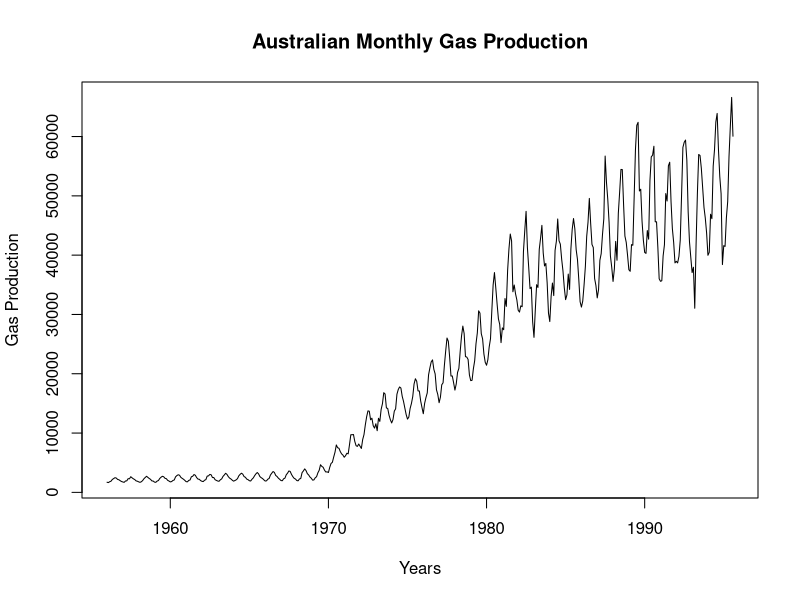
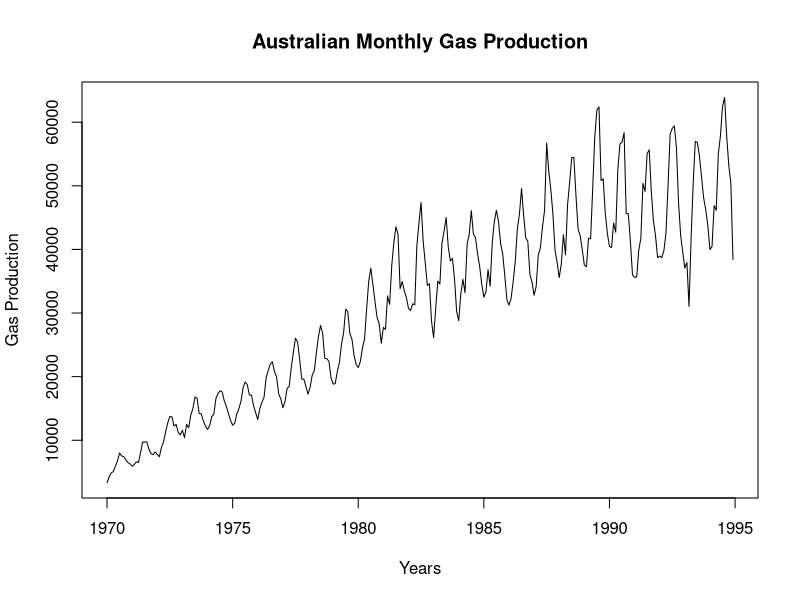
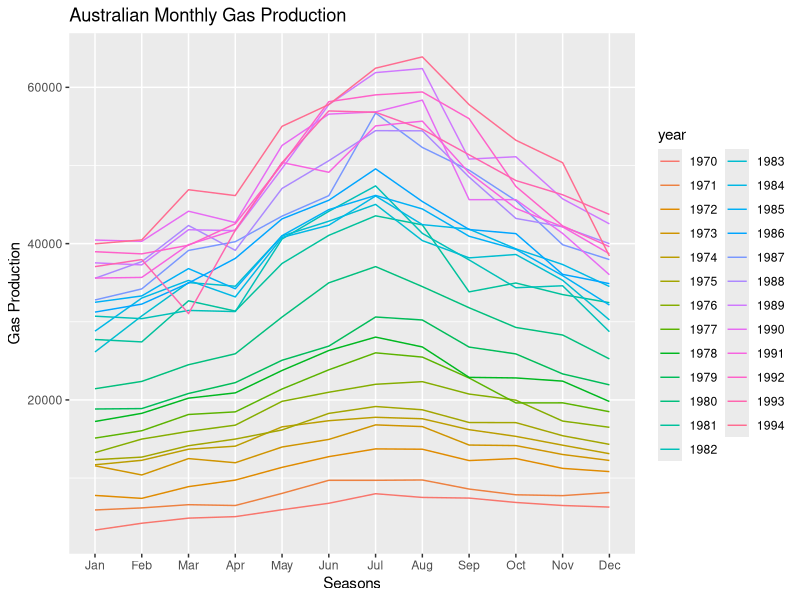
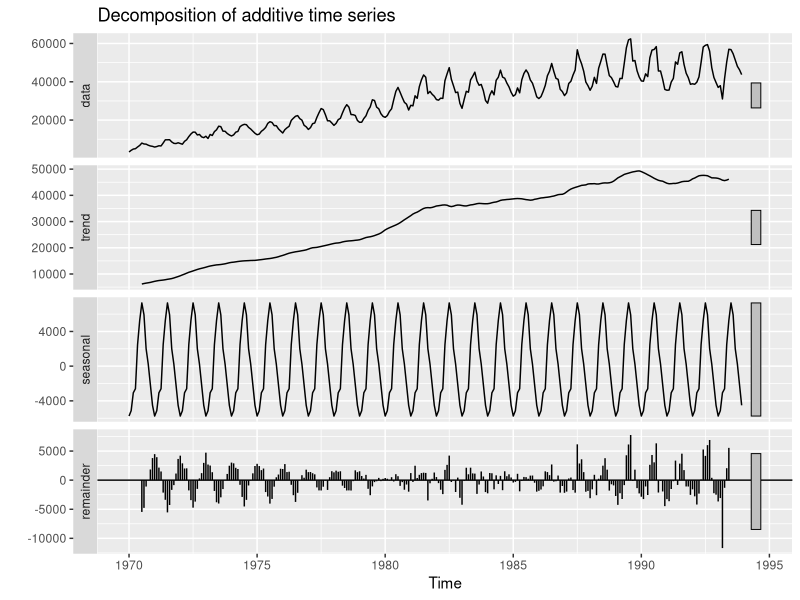
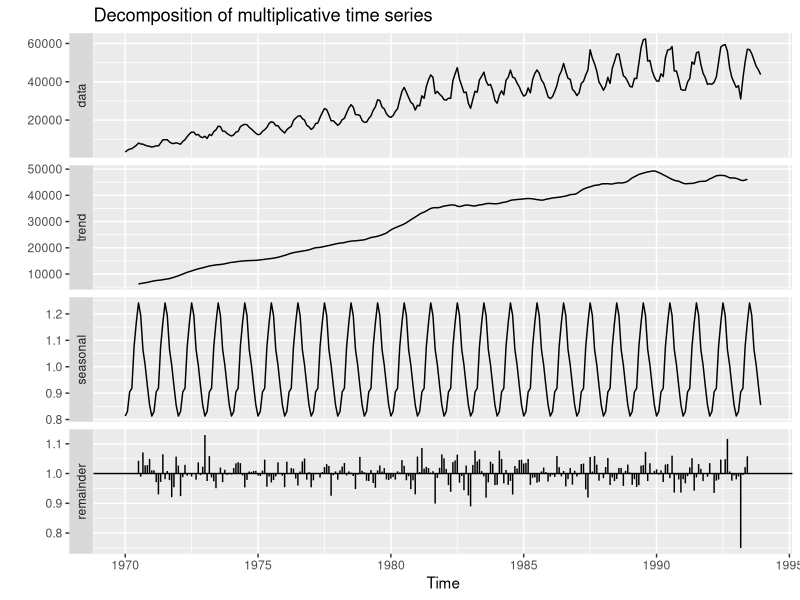
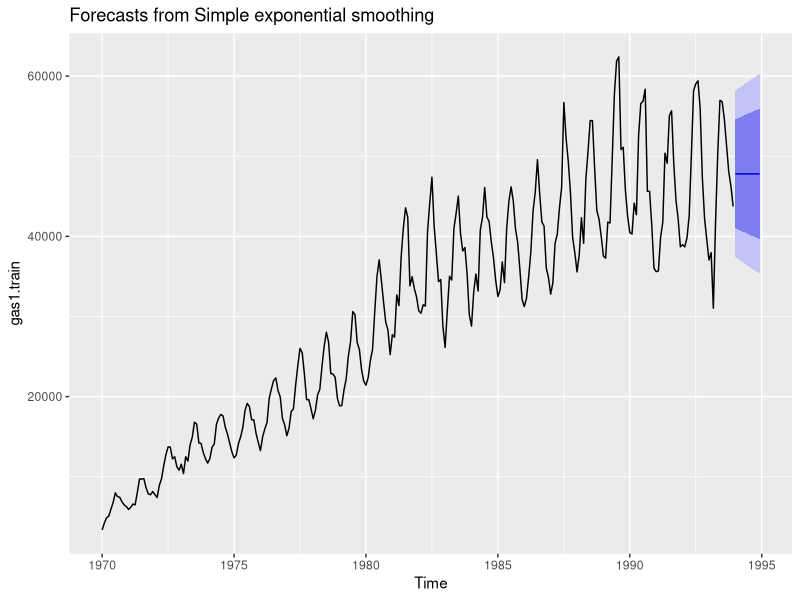
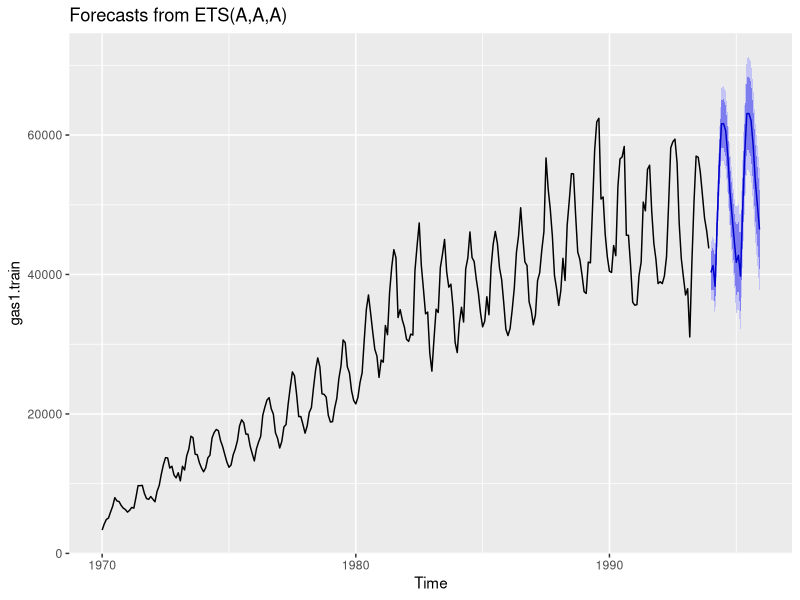
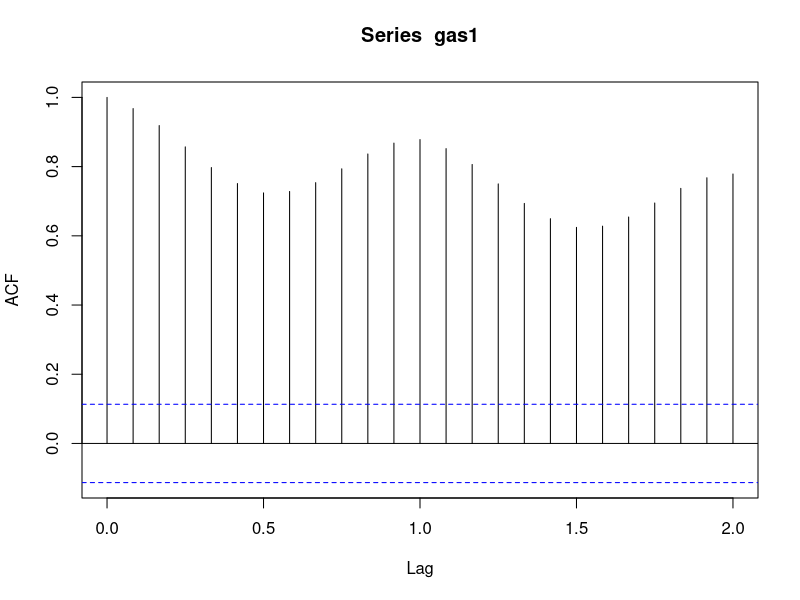

Write R code to recreate these figures, in order.
## ---- chunk 1
setwd("D:/Great Lakes/Projects/Time Series Analysis")
## ---- chunk 2
library(forecast)
gas <- window(gas)

## ---- chunk 3
class(gas)
start(gas)
end(gas)
frequency(gas)
## ---- chunk 4

summary(gas)
## ---- chunk 5
plot(gas,main = "Australian Monthly Gas Production",xlab= "Years", ylab = "Gas Production")
## ---- chunk 6
gas1 <- window(gas,start = c(1970,1), end = c(1994,12), frequency = 12)
plot(gas1,main = "Australian Monthly Gas Production",xlab= "Years", ylab = "Gas Production")
## ---- chunk 7
ggseasonplot(gas1,main = "Australian Monthly Gas Production",xlab= "Seasons", ylab = "Gas Production")
## ---- chunk 8
gas1.train <- window(gas1,start = c(1970,1),end = c(1993,12),frequency = 12)
gas1.test<- window(gas1,start = c(1994,1),frequency = 12)

## ---- chunk 9
gas_Additivecomponents <- decompose(gas1.train,"additive")

autoplot(gas_Additivecomponents)
gas_Additivecomponents$seasonal
gas_Additivecomponents$trend
gas_Additivecomponents$random
## ---- chunk 10
### Let's try and make this multiplicative
gas_multiplicativecomponents <- decompose(gas1.train,"multiplicative")

autoplot(gas_multiplicativecomponents)
gas_multiplicativecomponents$seasonal
gas_multiplicativecomponents$trend
gas_multiplicativecomponents$random
## ---- chunk 11
ses.gas <- ses(gas1.train, alpha = 0.2, h=12)
autoplot(ses.gas)
## ---- chunk 12
accuracy(ses.gas, gas1.test)
## ---- chunk 13
gas.hw <- ets(gas1.train, model = "AAA")
autoplot(forecast(gas.hw))

summary(gas.hw)


# forecast the next 12 months
gas.hw.forecast <- forecast(gas.hw, h = 12)
accuracy(gas.hw.forecast, gas1.test)
## ---- chunk 14
library(tseries)
adf.test(gas1, alternative = "stationary")
## ---- chunk 15
acf(gas1)
acf(gas1, lag.max = 50)
pacf(gas1, lag.max = 50)
## ---- chunk 16
decomp = stl(gas1, s.window = "periodic")
deseasonal_gas=seasadj(decomp)
plot(decomp)
## ---- chunk 17
diff_gas = diff(gas1, differences = 1)
plot(diff_gas,main = "Differenced Series")
adf.test(diff_gas, alternative = "stationary")
## ---- chunk 18
Acf(diff_gas,lag.max = 50, main='ACF for Differenced Series')
Pacf(diff_gas,lag.max = 50, main='PACF for Differenced Series')
## ---- chunk 19
gasTstrain = window(deseasonal_gas, start=c(1970,1), end=c(1993,12),frequency = 12)
gasTStest= window(deseasonal_gas, start=c(1994,1))
## ---- chunk 20
gasarima <- arima(gasTstrain,order = c(0,1,2))
gasarima
tsdisplay(residuals(gasarima), lag.max=50, main='Model Residuals')
## ---- chunk 21
Fit1 <- auto.arima(gasTstrain, seasonal = TRUE)
Fit1
tsdisplay(residuals(Fit1), lag.max=50, main='Model Residuals')
## ---- chunk 22
library(stats)
Box.test(gasarima$residuals)

## ---- chunk 23
Manual_gasarima_Forecast <- forecast(gasarima, h = 12)
accuracy(Manual_gasarima_Forecast,gasTStest)  
## ---- chunk 24
Auto_gasarima_Forecast <- forecast(Fit1, h = 12)
accuracy(Auto_gasarima_Forecast,gasTStest)
